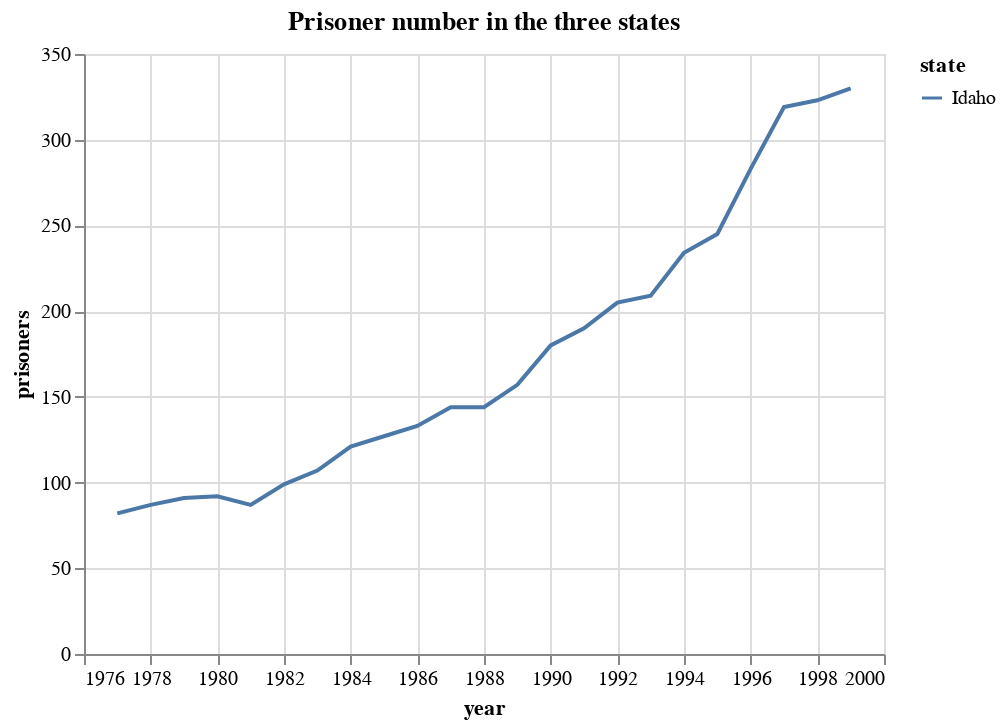

This figure's notebook cell:
### Code cell
# Create a line chart that show prisoners numbers for the state of Idaho, Utah, and Oregon
# Your chart should show year as the x-axis, prisoner as the y-axis, along with a title
states = ["Idaho", "Utah", "Oregon"]

cdat = dat.query("state in @states")

(al.Chart(cdat)
.encode(x = al.X("year", axis = al.Axis(format = "d")),
        y = "prisoners",
        color = "state")
.mark_line()
.properties(title = "Prisoner number in the three states"))

### Figure 1 — Vega-Lite specification as saved in the notebook (floating-point values rounded to 4 significant figures)
{"config": {"view": {"continuousWidth": 400, "continuousHeight": 300}}, "data": {"name": "data-75df379fcd5249c89746f6659be4ddc9"}, "mark": "line", "encoding": {"color": {"type": "nominal", "field": "state"}, "x": {"type": "quantitative", "axis": {"format": "d"}, "field": "year"}, "y": {"type": "quantitative", "field": "prisoners"}}, "title": "Prisoner number in the three states", "$schema": "https://vega.github.io/schema/vega-lite/v4.8.1.json", "datasets": {"data-75df379fcd5249c89746f6659be4ddc9": [{"year": 1977, "violent": 236.9, "murder": 5.5, "robbery": 39.6, "prisoners": 82, "afam": 0.7694, "cauc": 70.73, "male": 18.71, "population": 0.8835, "income": 10700.0, "density": 0.01069, "state": "Idaho", "law": "no"}, {"year": 1978, "violent": 236.4, "murder": 5.4, "robbery": 40.0, "prisoners": 87, "afam": 0.7953, "cauc": 70.47, "male": 18.45, "population": 0.9107, "income": 11180.0, "density": 0.01102, "state": "Idaho", "law": "no"}, {"year": 1979, "violent": 288.7, "murder": 5.4, "robbery": 43.3, "prisoners": 91, "afam": 0.8045, "cauc": 70.14, "male": 18.18, "population": 0.9326, "income": 10830.0, "density": 0.01128, "state": "Idaho", "law": "no"}, {"year": 1980, "violent": 313.4, "murder": 3.1, "robbery": 46.8, "prisoners": 92, "afam": 0.8418, "cauc": 69.79, "male": 17.96, "population": 0.948, "income": 10560.0, "density": 0.0115, "state": "Idaho", "law": "no"}, {"year": 1981, "violent": 283.3, "murder": 4.5, "robbery": 37.7, "prisoners": 87, "afam": 0.8456, "cauc": 69.53, "male": 17.69, "population": 0.9622, "income": 10310.0, "density": 0.01168, "state": "Idaho", "law": "no"}, {"year": 1982, "violent": 259.2, "murder": 2.5, "robbery": 30.3, "prisoners": 99, "afam": 0.8571, "cauc": 69.17, "male": 17.32, "population": 0.9737, "income": 9929.0, "density": 0.01182, "state": "Idaho", "law": "no"}, {"year": 1983, "violent": 238.7, "murder": 3.5, "robbery": 27.3, "prisoners": 107, "afam": 0.8738, "cauc": 68.88, "male": 17.02, "population": 0.9819, "income": 10320.0, "density": 0.01191, "state": "Idaho", "law": "no"}, {"year": 1984, "violent": 235.3, "murder": 3.4, "robbery": 24.4, "prisoners": 121, "afam": 0.8941, "cauc": 68.75, "male": 16.72, "population": 0.9908, "income": 10620.0, "density": 0.01202, "state": "Idaho", "law": "no"}, {"year": 1985, "violent": 234.8, "murder": 2.2, "robbery": 26.8, "prisoners": 127, "afam": 0.9221, "cauc": 68.66, "male": 16.45, "population": 0.994, "income": 10790.0, "density": 0.01206, "state": "Idaho", "law": "no"}, {"year": 1986, "violent": 222.5, "murder": 3.2, "robbery": 21.3, "prisoners": 133, "afam": 0.9491, "cauc": 68.49, "male": 16.2, "population": 0.9902, "income": 10880.0, "density": 0.01202, "state": "Idaho", "law": "no"}, {"year": 1987, "violent": 214.2, "murder": 3.1, "robbery": 24.2, "prisoners": 144, "afam": 0.9796, "cauc": 68.47, "male": 16.0, "population": 0.985, "income": 11060.0, "density": 0.01195, "state": "Idaho", "law": "no"}, {"year": 1988, "violent": 234.7, "murder": 3.6, "robbery": 20.2, "prisoners": 144, "afam": 1.014, "cauc": 68.53, "male": 15.8, "population": 0.9857, "income": 11410.0, "density": 0.01196, "state": "Idaho", "law": "no"}, {"year": 1989, "violent": 254.6, "murder": 2.6, "robbery": 15.0, "prisoners": 157, "afam": 1.053, "cauc": 68.68, "male": 15.7, "population": 0.9944, "income": 11890.0, "density": 0.01207, "state": "Idaho", "law": "no"}, {"year": 1990, "violent": 275.7, "murder": 2.7, "robbery": 15.0, "prisoners": 180, "afam": 1.085, "cauc": 70.69, "male": 15.66, "population": 1.012, "income": 12090.0, "density": 0.01223, "state": "Idaho", "law": "no"}, {"year": 1991, "violent": 290.3, "murder": 1.8, "robbery": 20.7, "prisoners": 190, "afam": 1.104, "cauc": 71.35, "male": 15.6, "population": 1.039, "income": 11840.0, "density": 0.01255, "state": "Idaho", "law": "yes"}, {"year": 1992, "violent": 281.4, "murder": 3.5, "robbery": 21.5, "prisoners": 205, "afam": 1.128, "cauc": 71.67, "male": 15.65, "population": 1.066, "income": 12240.0, "density": 0.01289, "state": "Idaho", "law": "yes"}, {"year": 1993, "violent": 281.8, "murder": 2.9, "robbery": 16.9, "prisoners": 209, "afam": 1.165, "cauc": 72.03, "male": 15.71, "population": 1.101, "income": 12580.0, "density": 0.01331, "state": "Idaho", "law": "yes"}, {"year": 1994, "violent": 285.8, "murder": 3.5, "robbery": 18.4, "prisoners": 234, "afam": 1.162, "cauc": 72.3, "male": 15.74, "population": 1.135, "income": 12660.0, "density": 0.01372, "state": "Idaho", "law": "yes"}, {"year": 1995, "violent": 322.0, "murder": 4.1, "robbery": 24.0, "prisoners": 245, "afam": 1.186, "cauc": 72.63, "male": 15.78, "population": 1.165, "income": 12840.0, "density": 0.01408, "state": "Idaho", "law": "yes"}, {"year": 1996, "violent": 267.2, "murder": 3.6, "robbery": 20.3, "prisoners": 283, "afam": 1.187, "cauc": 72.78, "male": 15.83, "population": 1.188, "income": 12920.0, "density": 0.01435, "state": "Idaho", "law": "yes"}, {"year": 1997, "violent": 256.8, "murder": 3.2, "robbery": 19.6, "prisoners": 319, "afam": 1.211, "cauc": 72.91, "male": 15.87, "population": 1.211, "income": 12940.0, "density": 0.01463, "state": "Idaho", "law": "yes"}, {"year": 1998, "violent": 282.2, "murder": 2.9, "robbery": 21.5, "prisoners": 323, "afam": 1.242, "cauc": 72.94, "male": 15.84, "population": 1.231, "income": 13390.0, "density": 0.01487, "state": "Idaho", "law": "yes"}, {"year": 1999, "violent": 244.9, "murder": 2.0, "robbery": 17.8, "prisoners": 330, "afam": 1.251, "cauc": 73.22, "male": 15.79, "population": 1.252, "income": 13680.0, "density": 0.01513, "state": "Idaho", "law": "yes"}]}}
